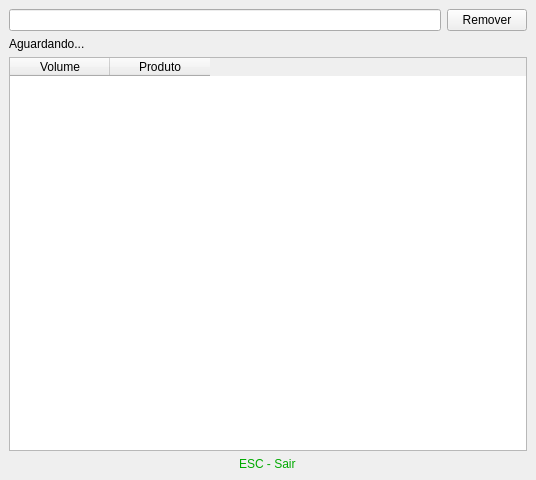
<?xml version="1.0" encoding="UTF-8"?>
<ui version="4.0">
 <class>MainWindow</class>
 <widget class="QMainWindow" name="MainWindow">
  <property name="geometry">
   <rect>
    <x>0</x>
    <y>0</y>
    <width>536</width>
    <height>480</height>
   </rect>
  </property>
  <property name="windowTitle">
   <string>MainWindow</string>
  </property>
  <widget class="QWidget" name="centralwidget">
   <layout class="QGridLayout" name="gridLayout">
    <item row="3" column="0" colspan="2" alignment="Qt::AlignHCenter">
     <widget class="QLabel" name="label">
      <property name="styleSheet">
       <string notr="true">color: rgb(0, 170, 0);
font: 800 18pt &quot;Cantarell&quot;;</string>
      </property>
      <property name="text">
       <string>ESC - Sair</string>
      </property>
     </widget>
    </item>
    <item row="0" column="1">
     <widget class="QPushButton" name="btn_estornar">
      <property name="text">
       <string>Remover</string>
      </property>
     </widget>
    </item>
    <item row="0" column="0">
     <widget class="QLineEdit" name="txt_estorno">
      <property name="contextMenuPolicy">
       <enum>Qt::NoContextMenu</enum>
      </property>
     </widget>
    </item>
    <item row="2" column="0" colspan="2">
     <widget class="QTableWidget" name="tbl_estorno">
      <column>
       <property name="text">
        <string>Volume</string>
       </property>
      </column>
      <column>
       <property name="text">
        <string>Produto</string>
       </property>
      </column>
     </widget>
    </item>
    <item row="1" column="0">
     <widget class="QLabel" name="lbl_msg">
      <property name="styleSheet">
       <string notr="true">font: 800 22pt &quot;Cantarell&quot;;</string>
      </property>
      <property name="text">
       <string>Aguardando...</string>
      </property>
     </widget>
    </item>
   </layout>
  </widget>
 </widget>
 <resources/>
 <connections/>
</ui>
